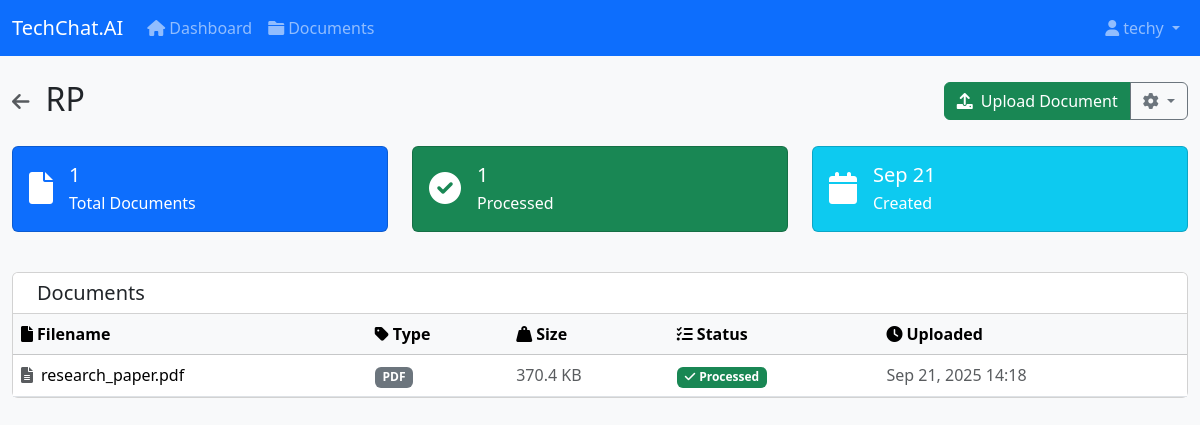
Screenshot of /rag/collection/2/ (signed in) with the database file from the repository.
### rag_system/models.py (models this page shows, shortened)
class DocumentCollection(models.Model):
    user = models.ForeignKey(User, on_delete=models.CASCADE)
    name = models.CharField(max_length=200)
    description = models.TextField(blank=True)
    created_at = models.DateTimeField(auto_now_add=True)

class Document(models.Model):
    id = models.UUIDField(primary_key=True, default=uuid.uuid4, editable=False)
    collection = models.ForeignKey(DocumentCollection, on_delete=models.CASCADE, related_name='documents')
    filename = models.CharField(max_length=255)
    file_path = models.FileField(upload_to='documents/')
    file_type = models.CharField(max_length=10)
    file_size = models.IntegerField()
    uploaded_at = models.DateTimeField(auto_now_add=True)
    processed = models.BooleanField(default=False)
    chroma_collection_name = models.CharField(max_length=100, blank=True)
    chunk_count = models.IntegerField(default=0)

### rag_system/views.py (the view)
# urls.py: path('collection/<int:collection_id>/', views.collection_detail, name='collection_detail'),
@login_required
def collection_detail(request, collection_id):
    collection = get_object_or_404(DocumentCollection, id=collection_id, user=request.user)
    documents = collection.documents.all().order_by('-uploaded_at')
    return render(request, 'rag/collection_detail.html', {
        'collection': collection,
        'documents': documents
    })

### templates/rag/collection_detail.html (shortened to what this page needs)
{% extends 'base.html' %}
{% block content %}
<div class="container-fluid py-4">
    <div class="d-flex justify-content-between align-items-center mb-4">
    <div class="d-flex align-items-center">
        <a href="{% url 'documents' %}" class="text-muted me-3">
            <i class="fas fa-arrow-left fa-lg"></i>
        </a>
        <div>
            <h2 class="mb-1">{{ collection.name }}</h2>
        </div>
    </div>
    <div class="btn-group">
        <a href="{% url 'upload_document' collection.id %}" class="btn btn-success">
            <i class="fas fa-upload me-2"></i>Upload Document
        </a>
        <div class="btn-group" role="group">
            <button type="button" class="btn btn-outline-secondary dropdown-toggle"
                    data-bs-toggle="dropdown">
                <i class="fas fa-cog"></i>
            </button>
        </div>
    </div>
</div>
    <div class="row mb-4">
        <div class="col-md-4 mb-3">
            <div class="card bg-primary text-white">
                <div class="card-body d-flex align-items-center">
                    <div class="me-3">
                        <i class="fas fa-file fa-2x"></i>
                    </div>
                    <div>
                        <h5 class="card-title mb-1">{{ documents.count }}</h5>
                        <p class="card-text mb-0">Total Documents</p>
                    </div>
                </div>
            </div>
        </div>
        <div class="col-md-4 mb-3">
            <div class="card bg-success text-white">
                <div class="card-body d-flex align-items-center">
                    <div class="me-3">
                        <i class="fas fa-check-circle fa-2x"></i>
                    </div>
                    <div>
                        <h5 class="card-title mb-1">
                            {% for doc in documents %}
                                {% if doc.processed %}
                                    {{ forloop.counter0|add:"1" }}
                                {% endif %}
                                {% empty %}0
                            {% endfor %}
                        </h5>
                        <p class="card-text mb-0">Processed</p>
                    </div>
                </div>
            </div>
        </div>
        <div class="col-md-4 mb-3">
            <div class="card bg-info text-white">
                <div class="card-body d-flex align-items-center">
                    <div class="me-3">
                        <i class="fas fa-calendar fa-2x"></i>
                    </div>
                    <div>
                        <h5 class="card-title mb-1">{{ collection.created_at|date:"M d" }}</h5>
                        <p class="card-text mb-0">Created</p>
                    </div>
                </div>
            </div>
        </div>
    </div>
    <div class="card">
        <div class="card-header bg-white">
            <h5 class="card-title mb-0">
                Documents
            </h5>
        </div>
        {% if documents %}
            <div class="card-body p-0">
                <div class="table-responsive">
                    <table class="table table-hover mb-0">
                        <thead class="table-light">
                            <tr>
                                <th><i class="fas fa-file me-1"></i>Filename</th>
                                <th><i class="fas fa-tag me-1"></i>Type</th>
                                <th><i class="fas fa-weight-hanging me-1"></i>Size</th>
                                <th><i class="fas fa-tasks me-1"></i>Status</th>
                                <th><i class="fas fa-clock me-1"></i>Uploaded</th>
                            </tr>
                        </thead>
                        <tbody>
                            {% for document in documents %}
                            <tr>
                                <td>
                                    <div class="d-flex align-items-center">
                                        <i class="fas fa-file-alt text-muted me-2"></i>
                                        <span class="fw-medium">{{ document.filename }}</span>
                                    </div>
                                </td>
                                <td>
                                    <span class="badge bg-secondary">{{ document.file_type|upper }}</span>
                                </td>
                                <td class="text-muted">{{ document.file_size|filesizeformat }}</td>
                                <td>
                                    {% if document.processed %}
                                        <span class="badge bg-success">
                                            <i class="fas fa-check me-1"></i>Processed
                                        </span>
                                    {% else %}
                                        <span class="badge bg-warning">
                                            <i class="fas fa-clock me-1"></i>Processing
                                        </span>
                                    {% endif %}
                                </td>
                                <td class="text-muted">{{ document.uploaded_at|date:"M d, Y H:i" }}</td>
                            </tr>
                            {% endfor %}
                        </tbody>
                    </table>
                </div>
            </div>
        {% endif %}
    </div>
</div>
{% endblock %}

### templates/base.html (shortened to what this page needs)
<!DOCTYPE html>
<html lang="en">
<head>
    <link href="https://cdn.jsdelivr.net/npm/bootstrap@5.3.2/dist/css/bootstrap.min.css" rel="stylesheet">
    <link rel="stylesheet" href="https://cdnjs.cloudflare.com/ajax/libs/font-awesome/6.0.0/css/all.min.css">
</head>
<body class="bg-light">
    {% if user.is_authenticated %}
    <nav class="navbar navbar-expand-lg navbar-dark bg-primary">
        <div class="container-fluid">
            <a class="navbar-brand" href="{% url 'dashboard' %}">
                TechChat.AI
            </a>
            <div class="collapse navbar-collapse" id="navbarNav">
                <ul class="navbar-nav me-auto">
                    <li class="nav-item">
                        <a class="nav-link" href="{% url 'dashboard' %}">
                            <i class="fas fa-home me-1"></i>Dashboard
                        </a>
                    </li>
                    <li class="nav-item">
                        <a class="nav-link" href="{% url 'documents' %}">
                            <i class="fas fa-folder me-1"></i>Documents
                        </a>
                    </li>
                </ul>
                <div class="navbar-nav">
                    <div class="nav-item dropdown">
                        <a class="nav-link dropdown-toggle" href="#" role="button" data-bs-toggle="dropdown">
                            <i class="fas fa-user me-1"></i>{{ user.username }}
                        </a>
                    </div>
                </div>
            </div>
        </div>
    </nav>
    {% endif %}
    <main>
        {% block content %}
        {% endblock %}
    </main>
</body>
</html>

### rows the page displays
DocumentCollection: name "RP", created_at "Sep 21"
Document: filename "research_paper.pdf", file_type "PDF", file_size|filesizeformat "370.4 KB", processed True (drawn), uploaded_at "Sep 21, 2025 14:18"

### other values shown
{{ user.username }} "techy"
{{ documents.count }} "1"
